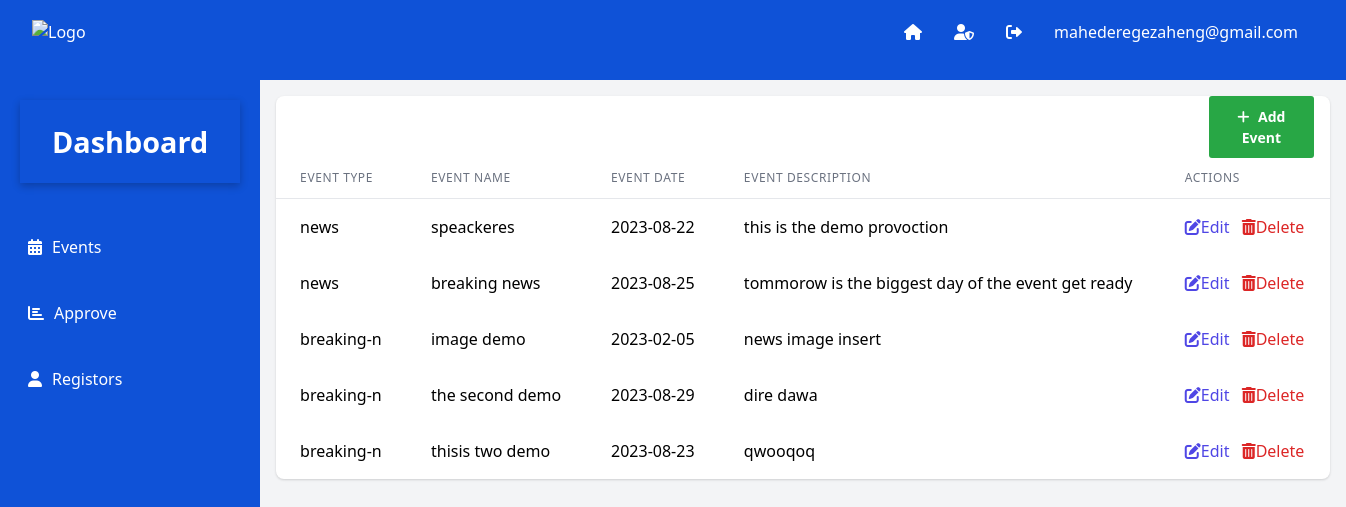
/admin/dash.php (signed in), run on the app's committed database.
### tables this page shows
CREATE TABLE `events` (
  `id` int(11) NOT NULL,
  `event_type` varchar(10) NOT NULL DEFAULT 'event',
  `event_title` varchar(255) NOT NULL,
  `event_date` date NOT NULL,
  `event_description` text NOT NULL,
  `event_image` varchar(100) NOT NULL DEFAULT 'uploads/Polygon Luminary.svg'
);

### admin/dash.php (the view, shortened to what this page needs)
<?php
include_once('header.php');
?>
<!DOCTYPE html>
<html lang="en">
<head>
  <link href="https://cdn.jsdelivr.net/npm/tailwindcss@2.2.19/dist/tailwind.min.css" rel="stylesheet">
  <link rel="stylesheet" href="https://cdnjs.cloudflare.com/ajax/libs/font-awesome/6.0.0-beta3/css/all.min.css">
<link rel="stylesheet" href="style.css">
</head>
<body>
<?php
include_once('header.php');
include_once('dbcon.php');
echo '<div class="flex">';
include_once('side.php');
?>
<main class="flex w-full">
  <div class="bods bg-gray-100 p-4">
    <div class="bg-white shadow overflow-hidden sm:rounded-lg">
      <button class="add-event">
        <i class="fas fa-plus"></i> Add Event
      </button>
      <table class="divide-y divide-gray-200">
        <thead>
          <tr>
          <th scope="col" class="px-6 py-3 text-left text-xs font-medium text-gray-500 uppercase tracking-wider">Event Type</th>
          <th scope="col" class="px-6 py-3 text-left text-xs font-medium text-gray-500 uppercase tracking-wider">Event Name</th>
            <th scope="col" class="px-6 py-3 text-left text-xs font-medium text-gray-500 uppercase tracking-wider">Event Date</th>
            <th scope="col" class="px-6 py-3 text-left text-xs font-medium text-gray-500 uppercase tracking-wider">Event description</th>
            <th scope="col" class="px-6 py-3 text-left text-xs font-medium text-gray-500 uppercase tracking-wider">Actions</th>
          </tr>
        </thead>
        <tbody>
          <?php
          $query = "SELECT * FROM events";
          $result = $mysqli->query($query);
          if ($result->num_rows > 0) {
            while ($row = $result->fetch_assoc()) {
                echo '<tr>';
                echo '<td class="px-6 py-4 whitespace-nowrap">' . $row['event_type'] . '</td>';
                echo '<td class="px-6 py-4 whitespace-nowrap">' . $row['event_title'] . '</td>';
                echo '<td class="px-6 py-4 whitespace-nowrap">' . $row['event_date'] . '</td>';
                echo '<td class="px-6 py-4 whitespace-nowrap">' . $row['event_description'] . '</td>';
                echo '<td class="px-6 py-4 whitespace-nowrap">';
                echo '<a href="edit.php?id=' . $row['id'] . '" class="text-indigo-600 hover:text-indigo-900 mr-2"> <i class="fas fa-edit"></i>Edit</a>';
                echo '<a href="delete_event.php?id=' . $row['id'] . '" class="text-red-600 hover:text-red-900"> <i class="fas fa-trash-alt"></i>Delete</a>';
                echo '</td>';
                echo '</tr>';
            }
        } else {
            echo '<tr><td colspan="4">No events found.</td></tr>';
          }
          ?>
        </tbody>
      </table>
    </div>
  </div>
</main>
</body>
</html>

### admin/style.css (style rules this page uses)
body { background-color: #ddd; }
.bods { width: 100%; }
table { width: 100%; max-height: 10vh; overflow-y:scroll ; }
button[type="submit"], .add-event { display: block; width: 10%; padding: 10px; float: right; margin: 0 1rem; border: none; background-color: #04ff00; color: #fff; font-size: 14px; font-weight: bold; border-radius: 3px; cursor: pointer; }
.add-event { background-color: #28a745; }
.add-event i { margin-right: 5px; }

### data on the page
events: event_type "news", event_title "speackeres", event_date "2023-08-22", event_description "this is the demo provoction"
events: event_type "news", event_title "breaking news", event_date "2023-08-25", event_description "tommorow is the biggest day of the event get ready"
events: event_type "breaking-n", event_title "image demo", event_date "2023-02-05", event_description "news image insert"
events: event_type "breaking-n", event_title "the second demo", event_date "2023-08-29", event_description "dire dawa"
events: event_type "breaking-n", event_title "thisis two demo", event_date "2023-08-23", event_description "qwooqoq"

### other printed values
$username "mahederegezaheng@gmail.com"
